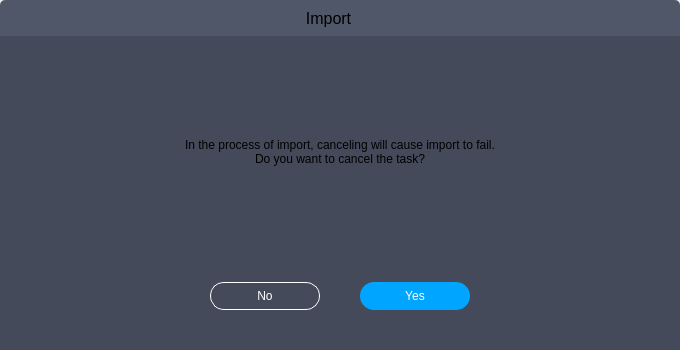
<?xml version="1.0" encoding="UTF-8"?>
<ui version="4.0">
 <class>ImprotCancelDialog</class>
 <widget class="QDialog" name="ImprotCancelDialog">
  <property name="geometry">
   <rect>
    <x>0</x>
    <y>0</y>
    <width>680</width>
    <height>350</height>
   </rect>
  </property>
  <property name="sizePolicy">
   <sizepolicy hsizetype="Maximum" vsizetype="Maximum">
    <horstretch>0</horstretch>
    <verstretch>0</verstretch>
   </sizepolicy>
  </property>
  <property name="minimumSize">
   <size>
    <width>680</width>
    <height>350</height>
   </size>
  </property>
  <property name="maximumSize">
   <size>
    <width>680</width>
    <height>350</height>
   </size>
  </property>
  <property name="windowTitle">
   <string>Dialog</string>
  </property>
  <layout class="QVBoxLayout" name="verticalLayout">
   <property name="spacing">
    <number>0</number>
   </property>
   <property name="leftMargin">
    <number>0</number>
   </property>
   <property name="topMargin">
    <number>0</number>
   </property>
   <property name="rightMargin">
    <number>0</number>
   </property>
   <property name="bottomMargin">
    <number>0</number>
   </property>
   <item>
    <widget class="QWidget" name="titleWidget" native="true">
     <property name="minimumSize">
      <size>
       <width>0</width>
       <height>36</height>
      </size>
     </property>
     <property name="maximumSize">
      <size>
       <width>16777215</width>
       <height>36</height>
      </size>
     </property>
     <property name="styleSheet">
      <string notr="true">background-color:#505769;
border-top-left-radius:5px;
border-top-right-radius:5px</string>
     </property>
     <layout class="QHBoxLayout" name="horizontalLayout">
      <item>
       <spacer name="horizontalSpacer">
        <property name="orientation">
         <enum>Qt::Horizontal</enum>
        </property>
        <property name="sizeType">
         <enum>QSizePolicy::MinimumExpanding</enum>
        </property>
        <property name="sizeHint" stdset="0">
         <size>
          <width>274</width>
          <height>15</height>
         </size>
        </property>
       </spacer>
      </item>
      <item>
       <widget class="QLabel" name="titleLabel">
        <property name="font">
         <font>
          <pointsize>12</pointsize>
         </font>
        </property>
        <property name="text">
         <string>Import</string>
        </property>
        <property name="alignment">
         <set>Qt::AlignCenter</set>
        </property>
       </widget>
      </item>
      <item>
       <spacer name="horizontalSpacer_2">
        <property name="orientation">
         <enum>Qt::Horizontal</enum>
        </property>
        <property name="sizeHint" stdset="0">
         <size>
          <width>250</width>
          <height>15</height>
         </size>
        </property>
       </spacer>
      </item>
      <item>
       <widget class="QPushButton" name="closeBtn">
        <property name="minimumSize">
         <size>
          <width>18</width>
          <height>18</height>
         </size>
        </property>
        <property name="maximumSize">
         <size>
          <width>18</width>
          <height>18</height>
         </size>
        </property>
        <property name="styleSheet">
         <string notr="true">QPushButton#closeBtn{border-image: url(:/images/res/images/ic_close_tab.png);}
QPushButton#closeBtn:pressed{border-image: url(:/images/res/images/ic_close_tab_p.png);}</string>
        </property>
        <property name="text">
         <string/>
        </property>
       </widget>
      </item>
     </layout>
    </widget>
   </item>
   <item>
    <widget class="QWidget" name="widget" native="true">
     <property name="styleSheet">
      <string notr="true">background-color: #444A5A;</string>
     </property>
     <layout class="QVBoxLayout" name="verticalLayout_2">
      <property name="spacing">
       <number>0</number>
      </property>
      <property name="leftMargin">
       <number>0</number>
      </property>
      <property name="topMargin">
       <number>0</number>
      </property>
      <property name="rightMargin">
       <number>0</number>
      </property>
      <property name="bottomMargin">
       <number>0</number>
      </property>
      <item>
       <spacer name="verticalSpacer">
        <property name="orientation">
         <enum>Qt::Vertical</enum>
        </property>
        <property name="sizeHint" stdset="0">
         <size>
          <width>20</width>
          <height>98</height>
         </size>
        </property>
       </spacer>
      </item>
      <item>
       <widget class="QLabel" name="label">
        <property name="text">
         <string>In the process of import, canceling will cause import to fail. 
Do you want to cancel the task?
</string>
        </property>
        <property name="alignment">
         <set>Qt::AlignCenter</set>
        </property>
       </widget>
      </item>
      <item>
       <spacer name="verticalSpacer_2">
        <property name="orientation">
         <enum>Qt::Vertical</enum>
        </property>
        <property name="sizeHint" stdset="0">
         <size>
          <width>20</width>
          <height>97</height>
         </size>
        </property>
       </spacer>
      </item>
      <item>
       <layout class="QHBoxLayout" name="horizontalLayout_2">
        <property name="spacing">
         <number>0</number>
        </property>
        <item>
         <spacer name="horizontalSpacer_3">
          <property name="orientation">
           <enum>Qt::Horizontal</enum>
          </property>
          <property name="sizeHint" stdset="0">
           <size>
            <width>40</width>
            <height>20</height>
           </size>
          </property>
         </spacer>
        </item>
        <item>
         <widget class="QPushButton" name="noBtn">
          <property name="sizePolicy">
           <sizepolicy hsizetype="Minimum" vsizetype="Minimum">
            <horstretch>0</horstretch>
            <verstretch>0</verstretch>
           </sizepolicy>
          </property>
          <property name="minimumSize">
           <size>
            <width>110</width>
            <height>28</height>
           </size>
          </property>
          <property name="maximumSize">
           <size>
            <width>110</width>
            <height>28</height>
           </size>
          </property>
          <property name="styleSheet">
           <string notr="true">QPushButton{
color: rgb(255, 255, 255);
border-radius:14px 14px 14px 14px;
border: 1px solid #FFFFFF;
}
QPushButton:hover{
background-color: rgb(85, 255, 255);
}

QPushButton:pressed{
background-color: rgb(144, 144, 144);
}</string>
          </property>
          <property name="text">
           <string>No</string>
          </property>
         </widget>
        </item>
        <item>
         <spacer name="horizontalSpacer_4">
          <property name="orientation">
           <enum>Qt::Horizontal</enum>
          </property>
          <property name="sizeType">
           <enum>QSizePolicy::Maximum</enum>
          </property>
          <property name="sizeHint" stdset="0">
           <size>
            <width>40</width>
            <height>20</height>
           </size>
          </property>
         </spacer>
        </item>
        <item>
         <widget class="QPushButton" name="yesBtn">
          <property name="sizePolicy">
           <sizepolicy hsizetype="Minimum" vsizetype="Minimum">
            <horstretch>0</horstretch>
            <verstretch>0</verstretch>
           </sizepolicy>
          </property>
          <property name="minimumSize">
           <size>
            <width>110</width>
            <height>28</height>
           </size>
          </property>
          <property name="maximumSize">
           <size>
            <width>110</width>
            <height>28</height>
           </size>
          </property>
          <property name="styleSheet">
           <string notr="true">QPushButton{
color: rgb(255, 255, 255);
border-radius:14px 14px 14px 14px;
background-color: rgb(0, 165, 255);
}
QPushButton:hover{
background-color: rgb(85, 255, 255);
}

QPushButton:pressed{
background-color: rgb(144, 144, 144);
}</string>
          </property>
          <property name="text">
           <string>Yes</string>
          </property>
         </widget>
        </item>
        <item>
         <spacer name="horizontalSpacer_5">
          <property name="orientation">
           <enum>Qt::Horizontal</enum>
          </property>
          <property name="sizeHint" stdset="0">
           <size>
            <width>40</width>
            <height>20</height>
           </size>
          </property>
         </spacer>
        </item>
       </layout>
      </item>
      <item>
       <spacer name="verticalSpacer_3">
        <property name="orientation">
         <enum>Qt::Vertical</enum>
        </property>
        <property name="sizeType">
         <enum>QSizePolicy::Maximum</enum>
        </property>
        <property name="sizeHint" stdset="0">
         <size>
          <width>20</width>
          <height>40</height>
         </size>
        </property>
       </spacer>
      </item>
     </layout>
    </widget>
   </item>
  </layout>
 </widget>
 <resources/>
 <connections/>
</ui>
